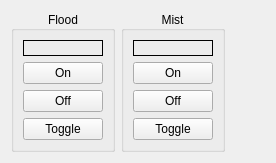
      <widget class="QWidget" name="tab_4">
       <attribute name="title">
        <string>Coolant</string>
       </attribute>
       <layout class="QGridLayout" name="gridLayout_15">
        <item row="0" column="2">
         <spacer name="horizontalSpacer_4">
          <property name="orientation">
           <enum>Qt::Horizontal</enum>
          </property>
          <property name="sizeHint" stdset="0">
           <size>
            <width>40</width>
            <height>20</height>
           </size>
          </property>
         </spacer>
        </item>
        <item row="0" column="0">
         <widget class="QGroupBox" name="groupBox_12">
          <property name="title">
           <string>Flood</string>
          </property>
          <property name="alignment">
           <set>Qt::AlignCenter</set>
          </property>
          <layout class="QGridLayout" name="gridLayout_16">
           <item row="2" column="0">
            <widget class="ActionButton" name="actionbutton_45">
             <property name="text">
              <string>Off</string>
             </property>
             <property name="rules" stdset="0">
              <string>[{&quot;channels&quot;: [{&quot;url&quot;: &quot;status:flood&quot;, &quot;trigger&quot;: true}], &quot;property&quot;: &quot;Enable&quot;, &quot;expression&quot;: &quot;False if ch[0] == 0 else True&quot;, &quot;name&quot;: &quot;New Rule&quot;}]</string>
             </property>
             <property name="actionName" stdset="0">
              <string>coolant.flood.off</string>
             </property>
            </widget>
           </item>
           <item row="1" column="0">
            <widget class="ActionButton" name="actionbutton_44">
             <property name="text">
              <string>On</string>
             </property>
             <property name="rules" stdset="0">
              <string>[{&quot;channels&quot;: [{&quot;url&quot;: &quot;status:flood&quot;, &quot;trigger&quot;: true}], &quot;property&quot;: &quot;Enable&quot;, &quot;expression&quot;: &quot;True if ch[0] == 0 else False&quot;, &quot;name&quot;: &quot;New Rule&quot;}]</string>
             </property>
             <property name="actionName" stdset="0">
              <string>coolant.flood.on</string>
             </property>
            </widget>
           </item>
           <item row="3" column="0">
            <widget class="ActionButton" name="actionbutton_46">
             <property name="text">
              <string>Toggle</string>
             </property>
             <property name="actionName" stdset="0">
              <string>coolant.flood.toggle</string>
             </property>
            </widget>
           </item>
           <item row="0" column="0">
            <widget class="StatusLabel" name="statuslabel_9">
             <property name="frameShape">
              <enum>QFrame::Box</enum>
             </property>
             <property name="alignment">
              <set>Qt::AlignCenter</set>
             </property>
             <property name="rules" stdset="0">
              <string>[{&quot;channels&quot;: [{&quot;url&quot;: &quot;status:flood&quot;, &quot;trigger&quot;: true}], &quot;property&quot;: &quot;Text&quot;, &quot;expression&quot;: &quot;'On' if ch[0] &gt; 0 else 'Off'&quot;, &quot;name&quot;: &quot;New Rule&quot;}, {&quot;channels&quot;: [{&quot;url&quot;: &quot;status:flood&quot;, &quot;trigger&quot;: true}], &quot;property&quot;: &quot;Style Sheet&quot;, &quot;expression&quot;: &quot;'background-color: rgb(138, 226, 52);' if ch[0] &gt; 0 else 'background-color: rgb(186, 189, 182);'&quot;, &quot;name&quot;: &quot;Background Color&quot;}]</string>
             </property>
            </widget>
           </item>
          </layout>
         </widget>
        </item>
        <item row="0" column="1">
         <widget class="QGroupBox" name="groupBox_13">
          <property name="title">
           <string>Mist</string>
          </property>
          <property name="alignment">
           <set>Qt::AlignCenter</set>
          </property>
          <layout class="QGridLayout" name="gridLayout_17">
           <item row="2" column="0">
            <widget class="ActionButton" name="actionbutton_47">
             <property name="text">
              <string>Off</string>
             </property>
             <property name="rules" stdset="0">
              <string>[{&quot;channels&quot;: [{&quot;url&quot;: &quot;status:mist&quot;, &quot;trigger&quot;: true}], &quot;property&quot;: &quot;Enable&quot;, &quot;expression&quot;: &quot;False if ch[0] == 0 else True&quot;, &quot;name&quot;: &quot;New Rule&quot;}]</string>
             </property>
             <property name="actionName" stdset="0">
              <string>coolant.mist.off</string>
             </property>
            </widget>
           </item>
           <item row="1" column="0">
            <widget class="ActionButton" name="actionbutton_48">
             <property name="text">
              <string>On</string>
             </property>
             <property name="rules" stdset="0">
              <string>[{&quot;channels&quot;: [{&quot;url&quot;: &quot;status:mist&quot;, &quot;trigger&quot;: true}], &quot;property&quot;: &quot;Enable&quot;, &quot;expression&quot;: &quot;True if ch[0] == 0 else False&quot;, &quot;name&quot;: &quot;New Rule&quot;}]</string>
             </property>
             <property name="actionName" stdset="0">
              <string>coolant.mist.on</string>
             </property>
            </widget>
           </item>
           <item row="3" column="0">
            <widget class="ActionButton" name="actionbutton_49">
             <property name="text">
              <string>Toggle</string>
             </property>
             <property name="actionName" stdset="0">
              <string>coolant.mist.toggle</string>
             </property>
            </widget>
           </item>
           <item row="0" column="0">
            <widget class="StatusLabel" name="statuslabel_10">
             <property name="frameShape">
              <enum>QFrame::Box</enum>
             </property>
             <property name="alignment">
              <set>Qt::AlignCenter</set>
             </property>
             <property name="rules" stdset="0">
              <string>[{&quot;channels&quot;: [{&quot;url&quot;: &quot;status:mist&quot;, &quot;trigger&quot;: true}], &quot;property&quot;: &quot;Text&quot;, &quot;expression&quot;: &quot;'On' if ch[0] &gt; 0 else 'Off'&quot;, &quot;name&quot;: &quot;New Rule&quot;}, {&quot;channels&quot;: [{&quot;url&quot;: &quot;status:mist&quot;, &quot;trigger&quot;: true}], &quot;property&quot;: &quot;Style Sheet&quot;, &quot;expression&quot;: &quot;'background-color: rgb(138, 226, 52);' if ch[0] &gt; 0 else 'background-color: rgb(186, 189, 182);'&quot;, &quot;name&quot;: &quot;Background Color&quot;}]</string>
             </property>
            </widget>
           </item>
          </layout>
         </widget>
        </item>
       </layout>
      </widget>
